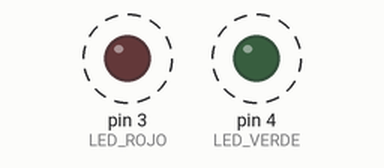
This sketch was run on a simulated Arduino Uno, built with avr-gcc and run on an emulated ATmega328P. On the bench: output pins drawn as LEDs (lit = HIGH). Dashed ring = blinking.

Above: at 0.2 s.
Timing chart, 0 to 3.4 s (numbered marks = the images above):
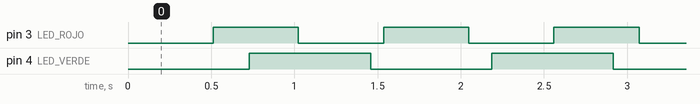

The sketch:

ej1.5.ino
```cpp
#define LED_ROJO 3
#define LED_VERDE 4

const int periodo_rojo = 1024;
const int periodo_verde = 1458;
unsigned long last_ms_green = 0;
unsigned long last_ms_red = 0;
byte state_red = LOW;
byte state_green = LOW;

void setup()
{
  pinMode(LED_ROJO, OUTPUT);
  pinMode(LED_VERDE, OUTPUT);
}

void loop()
{
  // toma el tiempo actual en ms
  //millis no bloquea la ejecución
  unsigned long current_ms = millis();

  if((current_ms - last_ms_red) >= (periodo_rojo/2))
  {
    last_ms_red=current_ms;
    state_red=(state_red == LOW ? HIGH: LOW);
    digitalWrite(LED_ROJO, state_red);
  }

  if((current_ms - last_ms_green) >= (periodo_verde/2))
  {
    last_ms_green=current_ms;
    state_green=(state_green == LOW ? HIGH: LOW);
    digitalWrite(LED_VERDE, state_green);
  }
}
```

Measured:
- by itself, pin 3 (LED_ROJO): alternates HIGH for 0.51 s and LOW for 0.51 s
- by itself, pin 4 (LED_VERDE): alternates HIGH for 0.73 s and LOW for 0.73 s
